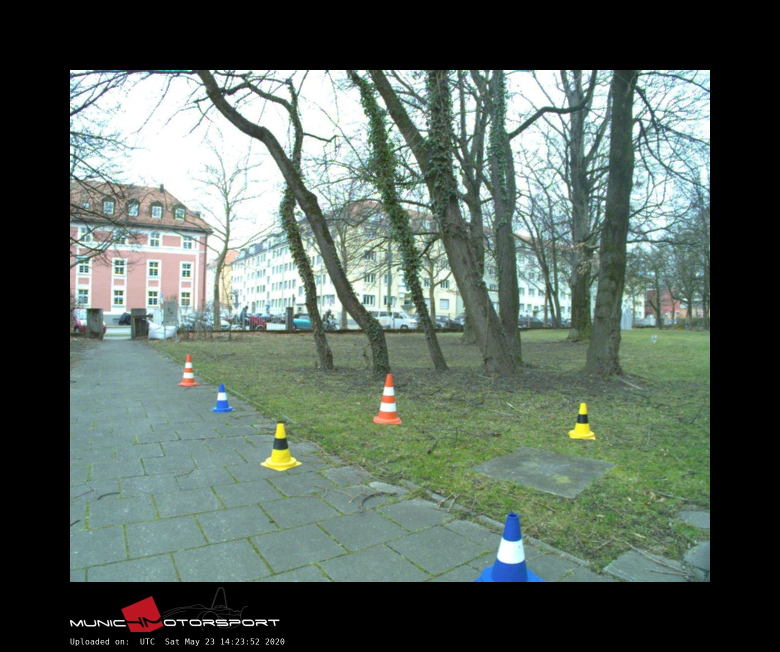
#> input picture Data/fsoco_sample/images/mms_00614.jpg, 1560 x 1304 px, found by its file name (shown at 1/2 size)
$ python image_normalization_v1.py
#> lines starting #> are read from the running program, lines starting #| are printed output that depends on the picture; after the words box and inside, x2 and y2 are one past the last pixel; in counts of white or black regions, pixels touching at a corner belong together; long printed decimals are rounded
import cv2 as cv
import numpy as np
import os


def normalize_hue(in_img: np.ndarray):
    # change the data type to float32 so that numpy doesn't get angry.
    in_img = in_img.astype(np.float32)

    # separate the image into the rgb channels
    b, g, r = cv.split(in_img)

    # find the average of the 3 separate colors. This will be part of the scaling factor
    average = (b.mean() + g.mean() + r.mean())/3

    # we have to mult by the scale factor which is just the (average of the whole)/(average of the part)
    b *= average / b.mean()
    g *= average / g.mean()
    r *= average / r.mean()

    # we apply a clip function so that if (for some reason) the values DO go out of our bounds (0-255), we restrict it to the bounds.
    # Combine all values back together into their matrix
    # We also have to change the data type back to the original type
    return np.clip(cv.merge([b, g, r]), 0, 255).astype(np.uint8)


def normalize_saturation(in_img: np.ndarray):
    # convert from BGR to HSV
    # change the data type to float32 so that numpy doesn't get angry.
    in_img = cv.cvtColor(in_img, cv.COLOR_BGR2HSV).astype(np.float32)

    # separate the image into the hsv channels
    h, s, v = cv.split(in_img)

    # find the average of the 3 separate colors. This will be part of the scaling factor

    # we have to mult by the scale factor which is just the (average of the whole)/(average of the part)
    print(s.mean())
    print(v.mean())

    s *= s/s.mean()
    # ! THIS IS WHERE THE DEEP FRYING COMES FROM! IT SHOULD BE v/v.mean() NOT s/v.mean()
    v *= s/v.mean()

    print(s)
    print(v)

    s = np.clip(s, 0, 255)
    v = np.clip(v, 0, 255)
    print(s)
    print(v)
    # we apply a clip function so that if (for some reason) the values DO go out of our bounds (0-179 for H; 0-255 for S and V), we restrict it to the bounds.
    # Combine all values back together into their matrix
    # We also have to change the data type back to the original type
    return cv.cvtColor(cv.merge([h, s, v]).astype(np.uint8), cv.COLOR_HSV2BGR)


# clear terminal
os.system('cls||clear')

data_dir = r"Data\fsoco_sample"
img_name = "amz_00075.jpg"
img_name = "amz_00016.jpg"
img_name = "amz_00588.jpg"
img_name = "ff_00006.png"
img_name = "ff_00258.png"
img_name = "mms_00614.jpg"

img_path = rf"{data_dir}\images\{img_name}"

img = cv.imread(img_path, cv.IMREAD_COLOR_BGR)
#> img is the input picture: shape (1304, 1560, 3); mean B, G, R 93.2, 101.3, 88.4

img_scale = cv.resize(img, (940, 540))
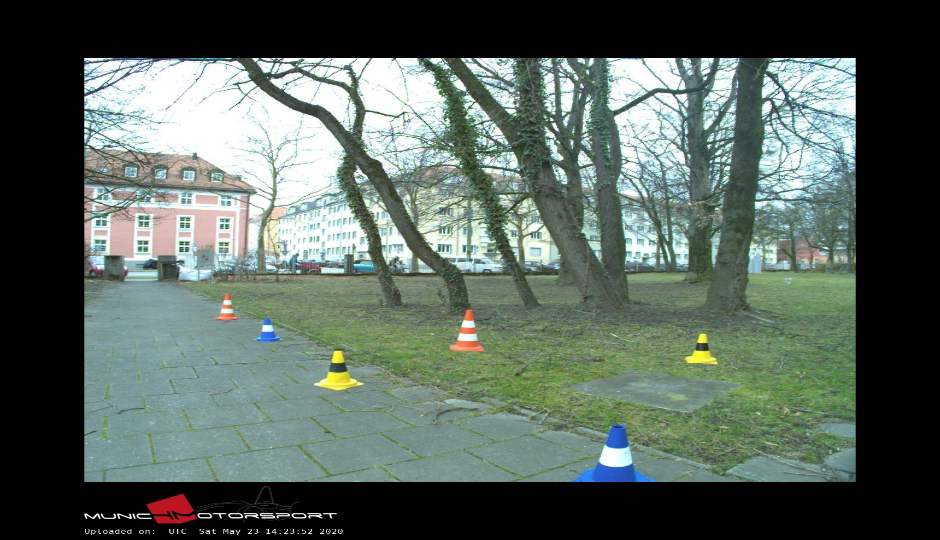
#> img_scale: shape (540, 940, 3); mean B, G, R 93.2, 101.3, 88.4
cv.imshow("original - no norm", img_scale)

norm_img = normalize_hue(img_scale)
#> in normalize_hue, `b, g, r = cv.split(in_img)`:
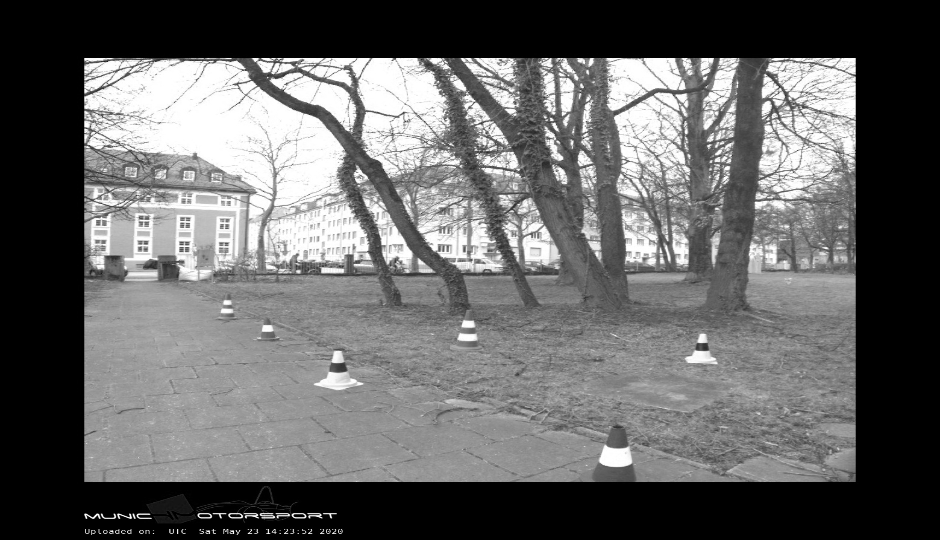
#> g: shape (540, 940) float32; min 0, max 255, mean 101.3
#> in normalize_hue, `b, g, r = cv.split(in_img)`:
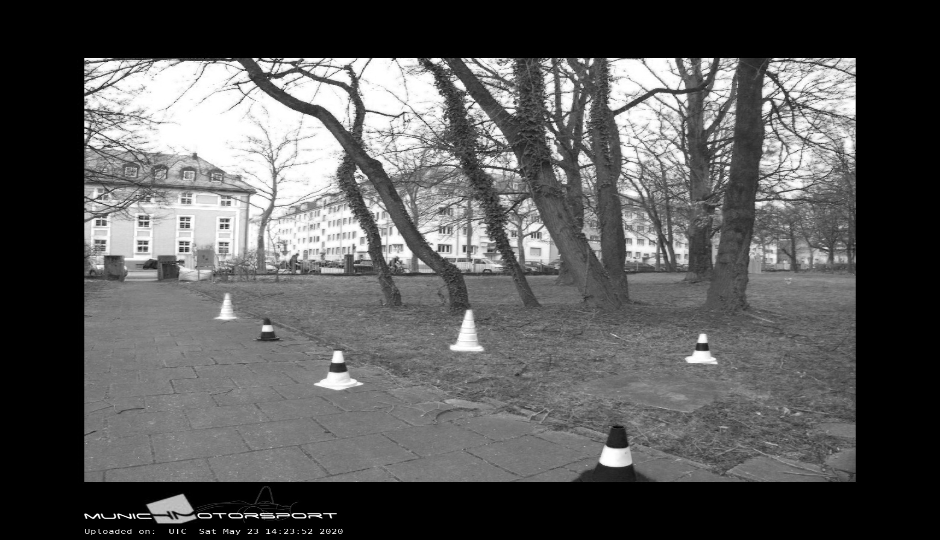
#> r: shape (540, 940) float32; min 0, max 255, mean 88.4
#> in normalize_hue, `average = (b.mean() + g.mean() + r.mean())/3`: average = 94.27
norm_img = normalize_saturation(norm_img)
#> in normalize_saturation, `in_img = cv.cvtColor(in_img, cv.COLOR_BGR2HSV).astype(np.float32)`:
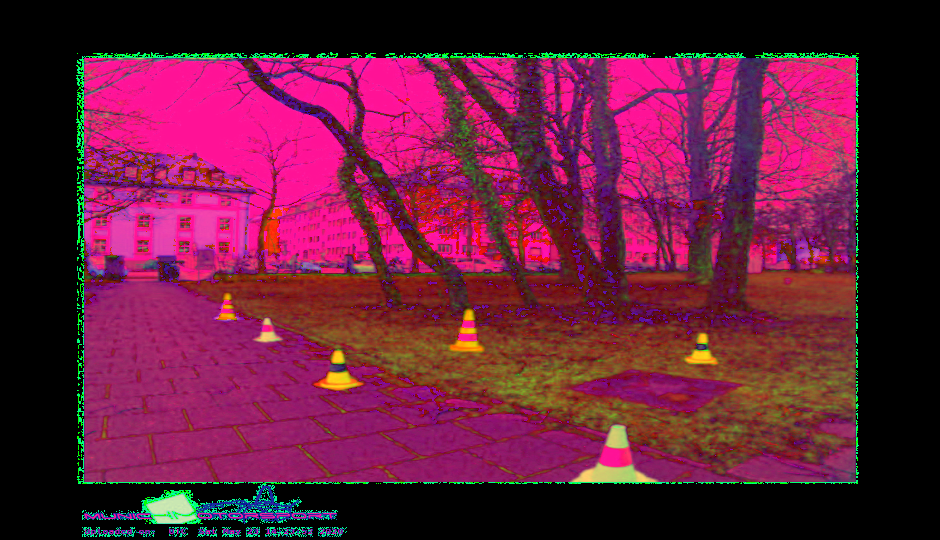
#> in_img: shape (540, 940, 3) float32; mean of channels 0, 1, 2 59, 28.8, 100.7; drawn as B, G, R
#> in normalize_saturation, `h, s, v = cv.split(in_img)`:
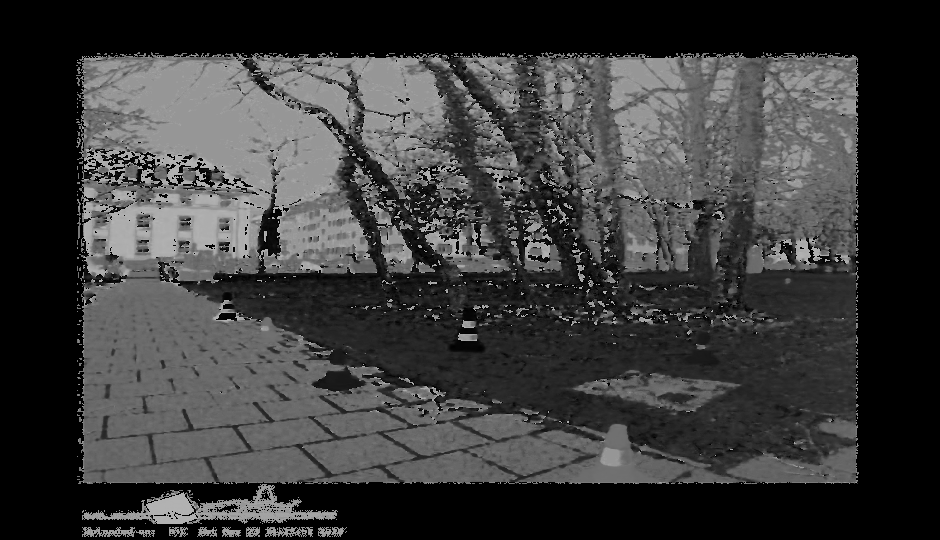
#> h: shape (540, 940) float32; min 0, max 179, mean 59
#| 28.758
#| 100.706
#> (printed output is left out)
#> (printed output is left out)
#> (printed output is left out)
#> (printed output is left out)
#> in normalize_saturation, `return cv.cvtColor(cv.merge([h, s, v]).astype(np.uint8), cv.COLOR_HSV2..`:
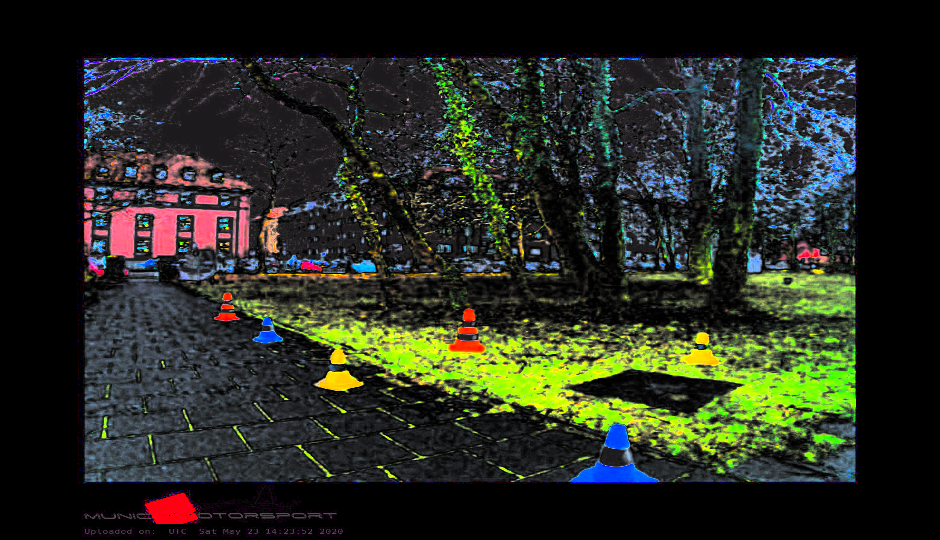
#> returned value: shape (540, 940, 3); mean B, G, R 33.6, 44.1, 39.6
# convert to HSV as that's better for edge detection
hsv = cv.cvtColor(img_scale, cv.COLOR_BGR2HSV)
#> hsv: shape (540, 940, 3); mean H, S, V 46.3, 35.4, 103

#* REMINDER OpenCV uses H: 0-179, S: 0-255, V: 0-255
lower_bound = np.array([22, 95, 167])
upper_bound = np.array([50, 255, 255])
filter = cv.inRange(hsv, lower_bound, upper_bound)
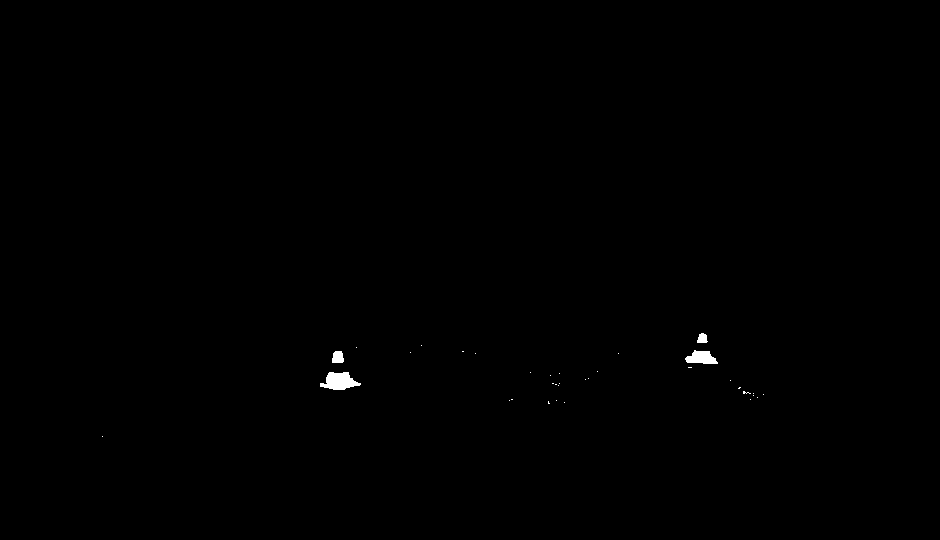
#> filter: shape (540, 940); 0.21% white; 35 white regions (31 under 20 px), largest, box (x1, y1, x2, y2) and area: (320, 372, 361, 390) 475, (685, 350, 718, 364) 313, (332, 351, 344, 363) 124, (697, 333, 708, 343) 84

# use a bitwise and to look for points in our image that ONLY fall between our bounds
masked = cv.bitwise_and(img_scale, img_scale, mask=filter)

# Show image.
cv.imshow("original - w/norm", norm_img)
# cv.imshow("B/W filter", filter)
cv.imshow("Overlaid filter", masked)
# Hold image until keypress, then delete
cv.waitKey(0)
cv.destroyAllWindows()

$ run again, with Data/fsoco_sample/images/mms_00610.jpg copied over Data/fsoco_sample/images/mms_00614.jpg
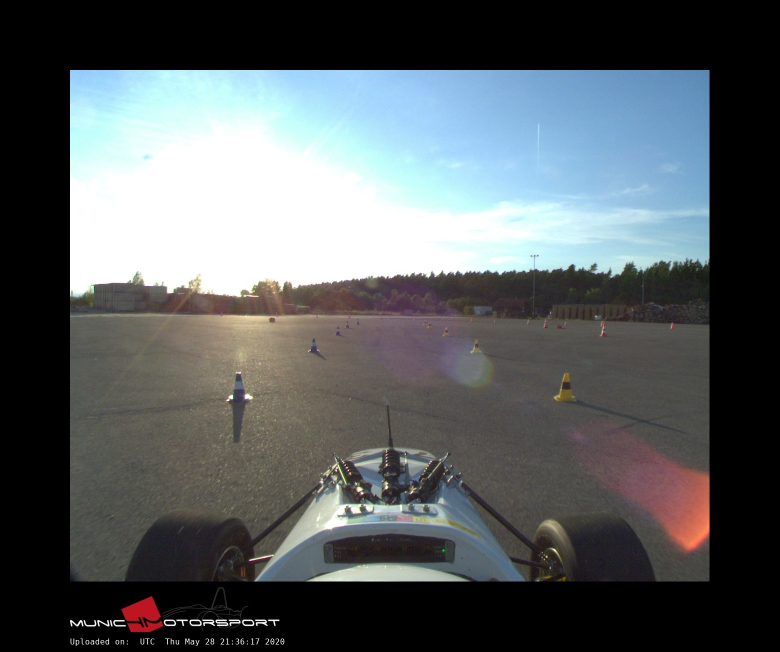
#> input picture Data/fsoco_sample/images/mms_00610.jpg, 1560 x 1304 px, found by its file name (shown at 1/2 size)
#> img is the input picture: shape (1304, 1560, 3); mean B, G, R 95.2, 93.1, 87.7
#> in normalize_hue, `b, g, r = cv.split(in_img)`:
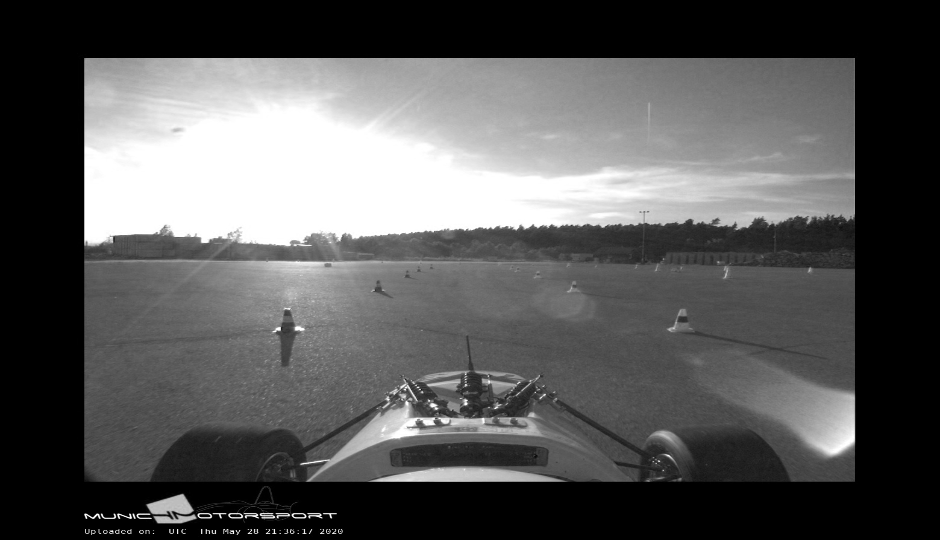
#> r: shape (540, 940) float32; min 0, max 255, mean 87.6
#> average = 91.94
#| 33.676
#| 100.094
#> (printed output is left out)
#> (printed output is left out)
#> (printed output is left out)
#> (printed output is left out)
#> in normalize_saturation, `return cv.cvtColor(cv.merge([h, s, v]).astype(np.uint8), cv.COLOR_HSV2..`:
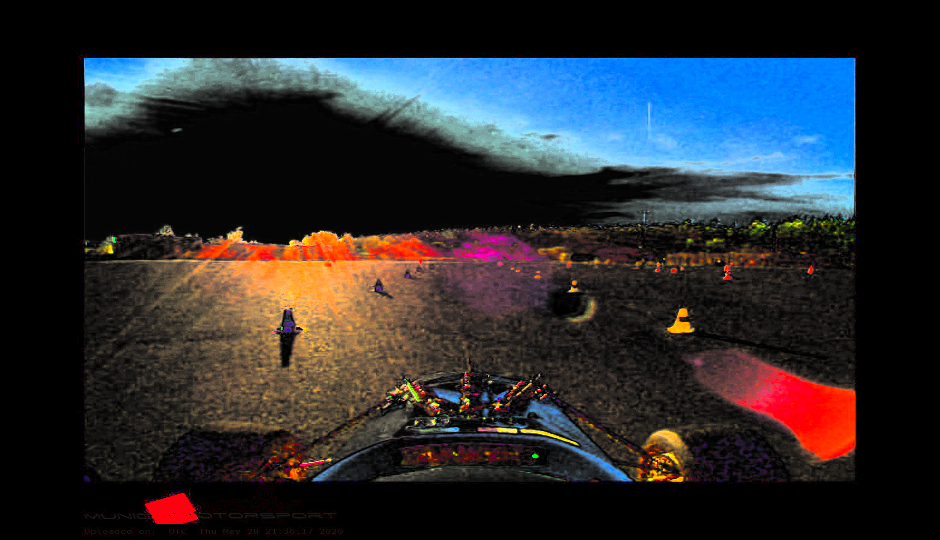
#> returned value: shape (540, 940, 3); mean B, G, R 47.4, 42.9, 41.5
#> hsv: shape (540, 940, 3); mean H, S, V 39.7, 30.5, 100.2
#> filter: shape (540, 940); 0% white in thin lines or dots, all inside (x1, y1, x2, y2) = (669, 322, 677, 331)
